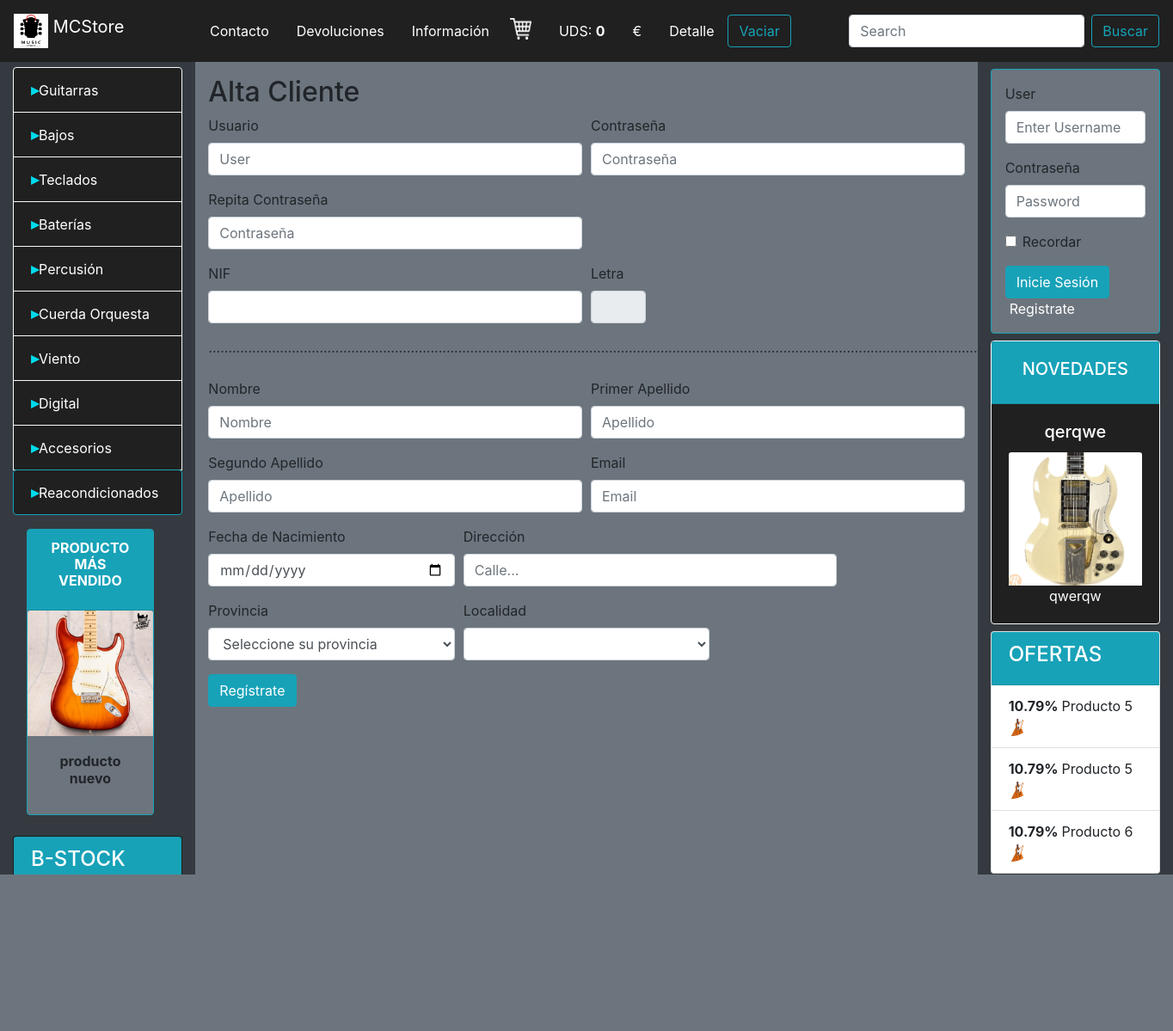
/index.php?registro=1, run on the app's committed database.
### tables this page shows
CREATE TABLE `categorias` (
  `id_categoria` int(11) NOT NULL DEFAULT '0',
  `nombre_categoria` varchar(50) DEFAULT NULL,
  `id_padre` int(11) DEFAULT NULL
);

CREATE TABLE `producto` (
  `referencia` int(11) NOT NULL,
  `nombre` varchar(50) NOT NULL,
  `stock` int(11) NOT NULL,
  `precio` float NOT NULL,
  `oferta` tinyint(1) NOT NULL,
  `novedad` tinyint(1) NOT NULL,
  `fecha_alta` date NOT NULL,
  `fecha_fabricacion` date NOT NULL,
  `descripcion` text NOT NULL,
  `imagen` varchar(50) NOT NULL,
  `id_categoria` int(11) NOT NULL,
  `precio_oferta` double NOT NULL,
  `cantidad_devueltos` int(11) NOT NULL DEFAULT '0'
);

### formulario_registro.php (the view, shortened to what this page needs)
<form class="mt-3" method="post" action="">
  <h2>Alta Cliente</h2>
  <div class="form-row">
    <div class="form-group col-md-6">
      <label for="user">Usuario</label>
      <input type="text" class="form-control" id="user" name="user" placeholder="User">
    </div><br>
    <div class="form-group col-md-6">
      <label for="inputPassword4">Contraseña</label>
      <input type="password" class="form-control" name="pass1" id="pass1" placeholder="Contraseña">
    </div>
    <div class="form-group col-md-6">
      <label for="inputPassword4">Repita Contraseña</label>
      <input type="password" class="form-control" name="pass2" id="pass2" placeholder="Contraseña">
    </div>
    <div class="form-grop col-md-6"></div>
    <div class="form-group col-md-6">
      <label for="nif">NIF</label>
      <input type="number" class="form-control" name="numerodni" id="nif" placeholder="">
    </div>
    <div class="form-group col-md-1">
      <label for="nif">Letra</label>
      <input type="text" class="form-control" readonly="readonly" name="letradni" id="letra" placeholder="">
    </div>
    <div class="form-group col-md-12">
      <label for="nombre">.......................................................................................................................................................................................................................................................</label>
    </div>
    <div class="form-group col-md-6">
      <label for="nombre">Nombre</label>
      <input type="text" class="form-control" name="nombre" id="nombre" placeholder="Nombre">
    </div>
    <div class="form-group col-md-6">
      <label for="apellido1">Primer Apellido</label>
      <input type="text" class="form-control" name="apel1" id="apellido1" placeholder="Apellido">
    </div>
    <div class="form-group col-md-6">
      <label for="apellido2">Segundo Apellido</label>
      <input type="text" class="form-control" name="apel2" id="apellido2" placeholder="Apellido">
    </div>
    <div class="form-group col-md-6">
      <label for="email">Email</label>
      <input type="email" class="form-control" name="email" id="email" placeholder="Email">
    </div>
    <div class="form-group col-md-4">
      <label for="fecha">Fecha de Nacimiento</label>
      <input type="date" class="form-control" name="fecha" id="fecha" placeholder="dd/mm/aaaa">
    </div>
    <div class="form-group col-md-6">
      <label for="direccion">Dirección</label>
      <input type="text" class="form-control" name="direccion" id="direccion" placeholder="Calle...">
    </div>
    <div class="form-group col-md-4">
      <label for="inputState">Provincia</label>
      <select name="provincia" id="provincia" class="form-control" onChange="return provinciaListOnChange()">
        <option>Seleccione su provincia</option>
      </select>
    </div>
    <div class="form-group col-md-4">
      <label for="inputCity">Localidad</label>
      <select name="localidad" class="form-control" id="localidad">
      </select>
    </div>
    </div>
    <button type="submit" id="enviar" class="btn btn-info">Regístrate</button>
</form>

### menu.php (shortened to what this page needs)
<?php
include 'conexion.php';
$consulta2 = $mysqli->query("select * from categorias where id_padre is NULL");
?>
<ul class="list-group margen-top barra">
  <?php
  while ($resultado2 = $consulta2->fetch_assoc()) {
    echo '<li class="list-group-item bg-black h-personal  border-light letras-blancas">
        <strong class="indice">▸</strong>' . $resultado2['nombre_categoria'] . '<ul class="barra">';
    echo '</ul></li>';
  }
  ?>
  <a href="index.php?categoria=bstock">
    <li class="list-group-item bg-black h-personal submenu border-info minimo letras-blancas">
      <strong class="indice">▸</strong>Reacondicionados</li>
  </a>
</ul>

### mas_vendido.php (shortened to what this page needs)
<?php
$consulta = $mysqli -> query("SELECT sum(cantidad) as suma, id_producto from linea_pedido GROUP by id_producto order by suma");
$resultado = $consulta->fetch_assoc();
$referencia = $resultado['id_producto'];
$consulta2 = $mysqli -> query("select * from producto where referencia ='".$referencia."'");
$producto = $consulta2 ->fetch_assoc();
?>
<div
class="card w-75 ml-3 mt-3 bg-secondary border-info"
style="width: 18rem;"
> <div class="card-header bg-info">
<h6 class="card-title font-weight-bold text-center letras-blancas" >
  PRODUCTO MÁS VENDIDO
</h6>
</div>
<img src="upload/<?php echo $producto['imagen'] ?>" class="card-img-top" alt="..." />
<div class="card-body text-center">
  <h6 class="card-title font-weight-bolder text-center">
    <?php echo $producto['nombre'] ?>
  </h6>
</div>
</div>

### b_stock.php
<?php
include 'conexion.php';
$consulta = $mysqli -> query("select * from producto where cantidad_devueltos not in (0) ORDER BY rand() limit 3 ");
?>
<div class="card mt-4  mb-3 bg-black">
 <div class="card-header bg-info">
   <h4 class="letras-blancas">B-STOCK</h4>
 </div>
 <ul class="list-group list-group-flush">
   <?php
   if($mysqli -> affected_rows == 0){
     ?>
    <li class="list-group-item bg-secondary"> No hay devoluciones</li>
    <?php
  }else{
    while($resultado = $consulta -> fetch_assoc()){
      ?>
       <li class="list-group-item bg-secondary"><img src="upload/<?php echo $resultado['imagen'] ?>" class="pequeña">  <?php echo $resultado['nombre']; ?> </li>
      <?php
    }
  }
   ?>
 </ul>
</div>

### novedades.php
<?php
include 'conexion.php';
$resultado = $mysqli ->query("select * from producto where novedad=true ORDER BY rand() limit 1");
$row = $resultado -> fetch_array();
$nombre = $row['nombre'];
$descripcion = $row['descripcion'];
$imagen = $row['imagen'];
?>
<div class="card text-center mt-2 bg-black border-light">
  <div class="card-header bg-info">
    <a class="nav-link active letras-blancas" href="#">
      <h5>NOVEDADES</h5>
    </a>
  </div>
  <div class="card-body">
    <h5 class="card-title letras-blancas"><?php echo $nombre?></h5>
    <img src="upload/<?php echo $imagen;?>" class="card-img-top" alt="..." />
    <p class="card-text letras-blancas">
      <?php echo $descripcion;?>
    </p>
  </div>
</div>

### ofertas.php
<div class="card mt-2">
  <div class="card-header bg-info">
    <h4 class="letras-blancas">OFERTAS</h4>
  </div>
  <ul class="list-group list-group-flush">
  <?php
  include 'conexion.php';
  $consulta = $mysqli -> query("select * from producto where oferta=true ORDER BY rand() limit 3 ");
  while($result = $consulta -> fetch_assoc()){
    $porcentaje =100-( $result['precio_oferta']*100/$result['precio']);
    $porcentaje = number_format((float)$porcentaje, 2, '.', '');
    ?>
    <li class="list-group-item"><strong><?php echo $porcentaje?>% </strong><?php echo $result['nombre']?><img src="imagenes/<?php echo $result['imagen'] ?>" class="pequeña"> </li>
  <?php
  }
  ?>
  </ul>
</div>

### estilos.css (style rules this page uses)
ul { position: relative; list-style: none; }
.minimo { min-width: 150px; }
.margen-top { margin-top: 3%; }
.h-personal { height: 95%; }
.bg-black { background-color: #202020; }
.letras-blancas { color: white; }
.pequeña { width: 20px; height: 20px; }
.indice { color: #00dbeb; font-size: 18px; }

### data on the page
categorias: nombre_categoria "Guitarras"
categorias: nombre_categoria "Bajos"
categorias: nombre_categoria "Teclados"
categorias: nombre_categoria "Baterías"
categorias: nombre_categoria "Percusión"
categorias: nombre_categoria "Cuerda Orquesta"
categorias: nombre_categoria "Viento"
categorias: nombre_categoria "Digital"
categorias: nombre_categoria "Accesorios"
producto: imagen (picture), nombre "producto nuevo"
producto: imagen (picture)
producto: nombre "qerqwe", imagen (picture), descripcion "qwerqw"
producto: porcentaje "10.79", nombre "Producto 5", imagen (picture)
producto: porcentaje "10.79", nombre "Producto 5", imagen (picture)
producto: porcentaje "10.79", nombre "Producto 6", imagen (picture)

### other printed values
$_SESSION['cantidad'] "0"
